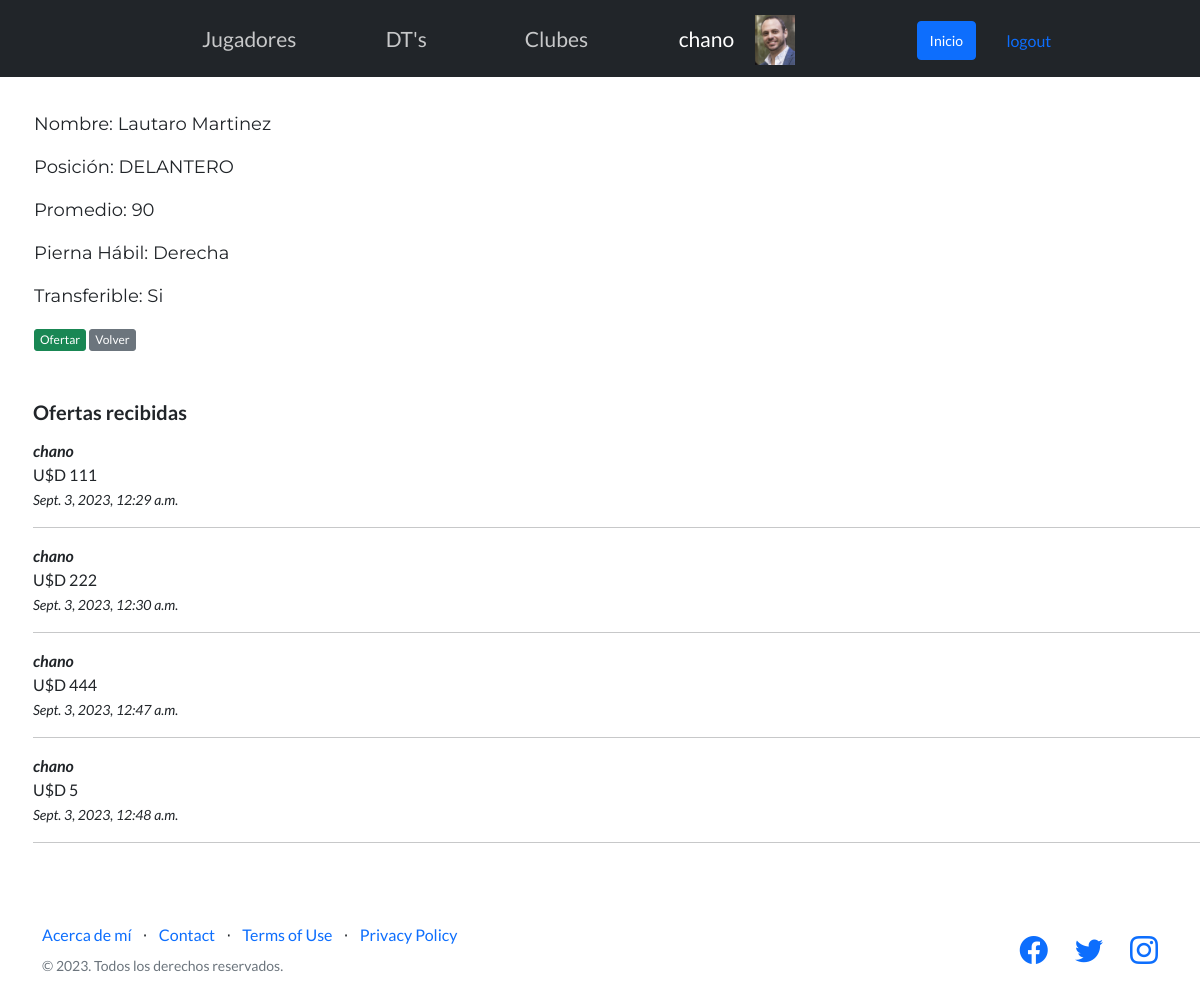
/appLiga/verJugador/9/0 (signed in), run on the app's committed database.
### AppLigaDeFutbol/models.py (models this page shows, shortened)
class Jugador(models.Model):
    usuario = models.ForeignKey(User, on_delete=models.CASCADE, null=True, blank=True)
    nombre = models.CharField(max_length=30)
    apellido = models.CharField(max_length=30)
    posicion = models.CharField(max_length=40)
    promedio = models.IntegerField(default=80, validators=[MaxValueValidator(100, "Asegúrese de ingresar un valor menor o igual a 100"), MinValueValidator(0, "Asegúrese de ingresar un valor mayor o igual a 0")])
    pierna_habil = models.CharField(max_length=40)
    transferible = models.CharField(max_length=10, choices=transferible_opciones, default='no', verbose_name='Transferible')
    imagen = models.ImageField(upload_to='assets/img/jugadores', null=True, blank=True)

class Oferta(models.Model):
    usuario_nombre = models.CharField(max_length=60)
    jugador = models.ForeignKey(Jugador, related_name='jugadores', on_delete=models.CASCADE, null=True)
    monto_ofrecido = models.IntegerField(verbose_name='Monto ofrecido (U$D)')
    fecha_oferta = models.DateTimeField(default=datetime.now, blank=True)

### AppLigaDeFutbol/views.py (the view)
# urls.py: path('verJugador/<int:id>/<int:plantilla>', views.ver_jugador, name='VerJugador'),
@login_required
def ver_jugador(request, id, plantilla):
    jugador = Jugador.objects.get(pk=id)
    ofertas = Oferta.objects.filter(jugador__nombre=jugador.nombre)
    return render(request, 'jugador_ver.html', {'jugador': jugador, 'plantilla': plantilla, 'ofertas': ofertas})

### AppLigaDeFutbol/templates/jugador_ver.html (shortened to what this page needs)
{% extends 'inicio.html' %}
{% load static %}
{% block content %}
  <div class="divPrincipal">
    <table>
        <tr>
            <td>
                <p class="descJugador">Nombre: {{jugador.nombre}} {{jugador.apellido}}</p>
                <p class="descJugador">Posición: {{jugador.posicion}}</p>
                <p class="descJugador">Promedio: {{jugador.promedio}}</p>
                <p class="descJugador">Pierna Hábil: {{jugador.pierna_habil}}</p>
                <p class="descJugador">Transferible: {{jugador.transferible|capfirst}}</p>
                {% if plantilla == 1 %}
                  <a class="btn btn-secondary btn-xs" href={% url 'JugadoresPlantilla' %}>Volver</a>
                {% else %}
                  <a class="btn btn-success btn-xs" href={% url 'OfertarJugador' jugador.pk 1 %}>Ofertar</a>
                  <a class="btn btn-secondary btn-xs" href={% url 'JugadoresTransferibles' %}>Volver</a>
                {% endif %}
            </td>
            <td>
            </td>
        </tr>
    </table>
    <br/>
    <br/>
    <h5 style="margin-bottom:15px;">Ofertas recibidas</h5>
    {% if ofertas %}
      {% for oferta in ofertas %}
        <li><b><i>{{oferta.usuario_nombre}}</i></b></li>
        <li>U$D {{oferta.monto_ofrecido}}</li>
        <li><i><small>{{oferta.fecha_oferta}}</small></i></li>
        <hr>
      {% endfor %}
    {% else %}
      No se han recibido ofertas por este jugador
    {% endif %}
  </div>
{% endblock %}

### AppLigaDeFutbol/templates/inicio.html (shortened to what this page needs)
{% load static %}
<!DOCTYPE html>
<html lang="en">
    <head>
        <link href="https://cdn.jsdelivr.net/npm/bootstrap-icons@1.5.0/font/bootstrap-icons.css" rel="stylesheet" type="text/css" />
        <link href={% static 'css/styles.css' %} rel="stylesheet" />
    </head>
    <body>
        <nav class="navbar navbar-dark bg-dark static-top navbarTop">
            <ul id="main">
                <div class="container">
                    <li id="jugadoresDespList" class="headerWord headerJugadores">Jugadores
                    </li>
                    <li id="dtsDespList" class="headerWord">DT's
                    </li>
                    <li id="clubesDespList" class="headerWord">Clubes
                    </li>
                    <li>
                        <a class="userName" href={% url 'EditarPerfil' %}>{{request.user.username}}</a>
                    </li>
                    {% if request.user.avatar and request.user.avatar.imagen %}
                        <li class="li-imagen">
                            {% with "/static"|add:request.user.avatar.imagen.url as url_avatar %}
                                <img style="margin-top: -3px; margin-left: -103px; margin-right: 0;" src={{url_avatar}} alt="Avatar" height="50px;" />
                            {% endwith %}
                        </li>
                    {% endif %}
                    <li>
                        <a style="margin-top: -3px;" class="btn btn-primary btn-sm" href={% url 'Inicio' %}>Inicio</a>
                    </li>
                    {% if not request.user.is_authenticated %}
                        <li>
                            <a class="anchor-primary" href={% url 'Login' %}>login</a>
                        </li>
                        <li>
                            <a class="anchor-primary" href={% url 'Registro' %}>registro</a>
                        </li>
                    {% else %}
                        <a class="anchor-primary" href={% url 'Logout' %}>logout</a>
                    {% endif %}
                </div>
            </ul>
        </nav>
        {% block content %}{% endblock content %}
        <footer class="footer bg- ">
            <div class="container">
                <div class="row">
                    <div class="col-lg-6 h-100 text-center text-lg-start my-auto">
                        <ul class="list-inline mb-2">
                            <li class="list-inline-item"><a href="#!">Acerca de mí</a></li>
                            <li class="list-inline-item">⋅</li>
                            <li class="list-inline-item"><a href="#!">Contact</a></li>
                            <li class="list-inline-item">⋅</li>
                            <li class="list-inline-item"><a href="#!">Terms of Use</a></li>
                            <li class="list-inline-item">⋅</li>
                            <li class="list-inline-item"><a href="#!">Privacy Policy</a></li>
                        </ul>
                        <p class="text-muted small mb-4 mb-lg-0">&copy; {% now "Y" %}. Todos los derechos reservados.</p>
                    </div>
                    <div class="col-lg-6 h-100 text-center text-lg-end my-auto">
                        <ul class="list-inline mb-0">
                            <li class="list-inline-item me-4">
                                <a href="#!"><i class="bi-facebook fs-3"></i></a>
                            </li>
                            <li class="list-inline-item me-4">
                                <a href="#!"><i class="bi-twitter fs-3"></i></a>
                            </li>
                            <li class="list-inline-item">
                                <a href="#!"><i class="bi-instagram fs-3"></i></a>
                            </li>
                        </ul>
                    </div>
                </div>
            </div>
        </footer>
    </body>
</html>

### data on the page
Jugador: nombre "Lautaro", apellido "Martinez", posicion "DELANTERO", promedio "90", pierna_habil "Derecha", transferible "Si"
Oferta: usuario_nombre "chano", monto_ofrecido "111", fecha_oferta "Sept. 3, 2023, 12:29 a.m."
Oferta: usuario_nombre "chano", monto_ofrecido "222", fecha_oferta "Sept. 3, 2023, 12:30 a.m."
Oferta: usuario_nombre "chano", monto_ofrecido "444", fecha_oferta "Sept. 3, 2023, 12:47 a.m."
Oferta: usuario_nombre "chano", monto_ofrecido "5", fecha_oferta "Sept. 3, 2023, 12:48 a.m."

### other printed values
{{ request.user.username }} "chano"
